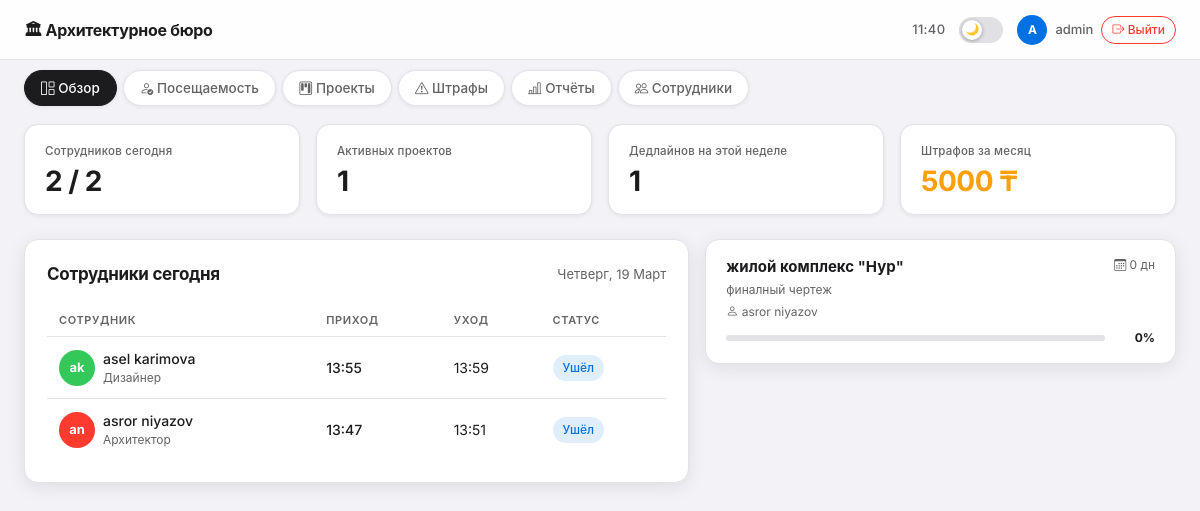
The app's page / (signed in) with its own data.
### bureau/models.py (models this page shows, shortened)
class Employee(models.Model):
    POSITION_CHOICES = [
        ('architect', 'Архитектор'),
        ('lead_architect', 'Ведущий архитектор'),
        ('designer', 'Дизайнер'),
        ('constructor', 'Конструктор'),
        ('manager', 'Менеджер'),
        ('intern', 'Стажёр'),
    ]
    user = models.OneToOneField(User, on_delete=models.CASCADE, null=True, blank=True, verbose_name='Пользователь', related_name='employee_profile')
    full_name = models.CharField(max_length=200, verbose_name='ФИО')
    position = models.CharField(max_length=50, choices=POSITION_CHOICES, verbose_name='Должность')
    avatar = models.ImageField(upload_to='avatars/', blank=True, null=True, verbose_name='Аватар')
    salary = models.DecimalField(max_digits=12, decimal_places=2, verbose_name='Оклад (тенге)')
    phone = models.CharField(max_length=20, blank=True, verbose_name='Телефон')
    email = models.EmailField(blank=True, verbose_name='Email')
    hire_date = models.DateField(default=datetime.date.today, verbose_name='Дата найма')
    is_active = models.BooleanField(default=True, verbose_name='Активен')
    created_at = models.DateTimeField(auto_now_add=True)
    def get_initials(self):
        parts = self.full_name.split()
        if len(parts) >= 2:
            return f"{parts[0][0]}{parts[1][0]}"
        return self.full_name[:2].upper()
    class Meta:
        verbose_name = 'Сотрудник'
        verbose_name_plural = 'Сотрудники'
        ordering = ['full_name']

class Attendance(models.Model):
    STATUS_CHOICES = [
        ('present', 'На месте'),
        ('late', 'Опоздание'),
        ('left', 'Ушла'),
        ('absent', 'Отсутствует'),
    ]
    employee = models.ForeignKey(Employee, on_delete=models.CASCADE, related_name='attendances', verbose_name='Сотрудник')
    date = models.DateField(default=datetime.date.today, verbose_name='Дата')
    check_in = models.TimeField(null=True, blank=True, verbose_name='Время прихода')
    check_out = models.TimeField(null=True, blank=True, verbose_name='Время ухода')
    check_in_photo = models.ImageField(upload_to='attendance_photos/', blank=True, null=True, verbose_name='Фото при приходе')
    status = models.CharField(max_length=20, choices=STATUS_CHOICES, default='absent', verbose_name='Статус')
    late_minutes = models.IntegerField(default=0, verbose_name='Опоздание (минут)')
    notes = models.TextField(blank=True, verbose_name='Примечания')
    class Meta:
        verbose_name = 'Посещаемость'
        verbose_name_plural = 'Посещаемость'
        ordering = ['-date']
        unique_together = ['employee', 'date']

class Project(models.Model):
    STATUS_CHOICES = [
        ('in_progress', 'В работе'),
        ('review', 'На проверке'),
        ('completed', 'Завершён'),
    ]
    STAGE_CHOICES = [
        ('sketch', 'Эскиз'),
        ('drawing', 'Чертёж'),
        ('approval', 'Согласование'),
        ('working_project', 'Рабочий проект'),
        ('ganplan', 'Генплан'),
        ('handover', 'Сдан'),
    ]
    name = models.CharField(max_length=300, verbose_name='Название проекта')
    description = models.TextField(blank=True, verbose_name='Описание')
    responsible = models.ForeignKey(Employee, on_delete=models.SET_NULL, null=True, related_name='projects', verbose_name='Ответственный')
    deadline = models.DateField(verbose_name='Дедлайн')
    progress = models.IntegerField(default=0, verbose_name='Прогресс (%)')
    status = models.CharField(max_length=20, choices=STATUS_CHOICES, default='in_progress', verbose_name='Статус')
    stage = models.CharField(max_length=30, choices=STAGE_CHOICES, default='sketch', verbose_name='Этап')
    created_at = models.DateTimeField(auto_now_add=True)
    updated_at = models.DateTimeField(auto_now=True)
    def days_until_deadline(self):
        today = datetime.date.today()
        delta = self.deadline - today
        return delta.days
    class Meta:
        verbose_name = 'Проект'
        verbose_name_plural = 'Проекты'
        ordering = ['deadline']

### bureau/views.py (the view)
    def _wrapped_view(request, *args, **kwargs):
        if not request.user.is_superuser:
            try:
                profile = request.user.employee_profile
                return redirect('employee_detail', pk=profile.id)
            except Employee.DoesNotExist:
                return redirect('logout')
        return view_func(request, *args, **kwargs)

### bureau/views.py (called while the page is built)
def admin_only(view_func):
    def _wrapped_view(request, *args, **kwargs):
        if not request.user.is_superuser:
            try:
                profile = request.user.employee_profile
                return redirect('employee_detail', pk=profile.id)
            except Employee.DoesNotExist:
                return redirect('logout')
        return view_func(request, *args, **kwargs)
    return _wrapped_view

### templates/bureau/overview.html (shortened to what this page needs)
{% extends "bureau/base.html" %}
{% block content %}
<div class="row g-3 mb-4">
  <div class="col-6 col-md-3">
    <div class="stat-card">
      <div class="stat-label">Сотрудников сегодня</div>
      <div class="stat-value">{{ present_today }} / {{ total_employees }}</div>
    </div>
  </div>
  <div class="col-6 col-md-3">
    <div class="stat-card">
      <div class="stat-label">Активных проектов</div>
      <div class="stat-value">{{ active_projects }}</div>
    </div>
  </div>
  <div class="col-6 col-md-3">
    <div class="stat-card">
      <div class="stat-label">Дедлайнов на этой неделе</div>
      <div class="stat-value">{{ deadlines_this_week }}</div>
    </div>
  </div>
  <div class="col-6 col-md-3">
    <div class="stat-card">
      <div class="stat-label">Штрафов за месяц</div>
      <div class="stat-value danger">{{ monthly_fines|floatformat:0 }} ₸</div>
    </div>
  </div>
</div>
<div class="row g-3">
  <div class="col-lg-7">
    <div class="card-premium">
      <div class="d-flex justify-content-between align-items-center mb-3">
        <div class="section-title mb-0">Сотрудники сегодня</div>
        <span style="font-size:13px;color:var(--text-secondary);">{{ today_date|date:"l, j F" }}</span>
      </div>
      <div class="table-scroll">
        <table class="table-premium">
          <thead>
            <tr>
              <th>Сотрудник</th>
              <th>Приход</th>
              <th>Уход</th>
              <th>Статус</th>
            </tr>
          </thead>
          <tbody>
            {% for item in attendance_list %}
            <tr>
              <td>
                <a href="/employee/{{ item.employee.id }}/" class="emp-link">
                  <div class="d-flex align-items-center gap-2">
                    <div class="avatar" data-empid="{{ item.employee.id }}">{{ item.employee.get_initials }}</div>
                    <div>
                      <div class="emp-name" style="font-weight:500;font-size:14px;">{{ item.employee.full_name }}</div>
                      <div style="font-size:12px;color:var(--text-secondary);">{{ item.employee.get_position_display }}</div>
                    </div>
                  </div>
                </a>
              </td>
              <td style="font-size:14px;font-weight:500;">
                {% if item.attendance and item.attendance.check_in %}{{ item.attendance.check_in|time:"H:i" }}{% else %}—{% endif %}
              </td>
              <td style="font-size:14px;">
                {% if item.attendance and item.attendance.check_out %}{{ item.attendance.check_out|time:"H:i" }}{% else %}—{% endif %}
              </td>
              <td>
                {% if item.attendance %}
                  {% if item.attendance.status == 'present' %}<span class="badge-status badge-present">На месте</span>
                  {% elif item.attendance.status == 'late' %}<span class="badge-status badge-late">Опоздание</span>
                  {% elif item.attendance.status == 'left' %}<span class="badge-status badge-left">Ушёл</span>
                  {% else %}<span class="badge-status badge-absent">Отсутствует</span>{% endif %}
                {% else %}<span class="badge-status badge-absent">Отсутствует</span>{% endif %}
              </td>
            </tr>
            {% empty %}
            <tr><td colspan="4" style="text-align:center;color:var(--text-secondary);padding:24px;">Нет данных</td></tr>
            {% endfor %}
          </tbody>
        </table>
      </div>
    </div>
  </div>
  <div class="col-lg-5">
    <div class="d-flex flex-column gap-3">
      {% for proj in sidebar_projects %}
      <div class="card-premium" style="padding:16px 20px;">
        <div class="d-flex justify-content-between align-items-start mb-1">
          <div>
            <div style="font-weight:650;font-size:15px;color:var(--text-primary);">{{ proj.name }}</div>
            {% if proj.description %}
            <div style="font-size:12px;color:var(--text-secondary);margin-top:2px;">{{ proj.description }}</div>
            {% endif %}
          </div>
          <span style="font-size:12px;color:var(--text-secondary);white-space:nowrap;margin-left:10px;flex-shrink:0;">
            <i class="bi bi-calendar3"></i> {{ proj.days_until_deadline }} дн
          </span>
        </div>
        {% if proj.responsible %}
        <div style="font-size:12px;color:var(--text-secondary);margin-bottom:8px;">
          <i class="bi bi-person"></i> {{ proj.responsible.full_name }}
        </div>
        {% endif %}
        <div class="d-flex align-items-center gap-2 mt-1">
          <div class="progress-bar-custom flex-grow-1">
          </div>
          <span style="font-size:12px;font-weight:700;color:var(--text-primary);min-width:42px;text-align:right;">{{ proj.progress }}%</span>
        </div>
      </div>
      {% empty %}
      <div class="card-premium" style="text-align:center;color:var(--text-secondary);">Нет активных проектов</div>
      {% endfor %}
    </div>
  </div>
</div>
{% endblock %}

### templates/bureau/base.html (shortened to what this page needs)
<!DOCTYPE html>
<html lang="ru" data-theme="light">
<head>
  <link href="https://cdn.jsdelivr.net/npm/bootstrap@5.3.2/dist/css/bootstrap.min.css" rel="stylesheet"/>
  <link href="https://cdn.jsdelivr.net/npm/bootstrap-icons@1.11.3/font/bootstrap-icons.css" rel="stylesheet"/>
</head>
<body>
  <div class="topbar">
    <div class="topbar-left">
      <span class="topbar-title">🏛 Архитектурное бюро</span>
    </div>
    <div class="topbar-right">
      <span class="topbar-time" id="live-time"></span>
      <label class="theme-toggle" title="Тёмный / светлый режим">
        <div class="track"></div>
        <div class="thumb" id="theme-thumb">🌙</div>
      </label>
      {% if user.is_authenticated %}
      <div class="topbar-user">
        <div class="u-avatar">{{ user.username|first|upper }}</div>
        <span class="u-name" style="font-size:13px;color:var(--text-secondary);">{{ user.username }}</span>
        <a href="/logout/" class="btn-logout"><i class="bi bi-box-arrow-right"></i> Выйти</a>
      </div>
      {% endif %}
    </div>
  </div>
  {% if user.is_superuser %}
  <div class="tab-nav">
    <a href="/" class="tab-btn {% if tab == 'overview' %}active{% endif %}">
      <i class="bi bi-grid-1x2"></i> Обзор
    </a>
    <a href="/attendance/" class="tab-btn {% if tab == 'attendance' %}active{% endif %}">
      <i class="bi bi-person-check"></i> Посещаемость
    </a>
    <a href="/projects/" class="tab-btn {% if tab == 'projects' %}active{% endif %}">
      <i class="bi bi-kanban"></i> Проекты
    </a>
    <a href="/fines/" class="tab-btn {% if tab == 'fines' %}active{% endif %}">
      <i class="bi bi-exclamation-triangle"></i> Штрафы
    </a>
    <a href="/reports/" class="tab-btn {% if tab == 'reports' %}active{% endif %}">
      <i class="bi bi-bar-chart-line"></i> Отчёты
    </a>
    <a href="/employees/" class="tab-btn {% if tab == 'employees' %}active{% endif %}">
      <i class="bi bi-people"></i> Сотрудники
    </a>
  </div>
  {% endif %}
  <div class="main-content">
    {% block content %}{% endblock %}
  </div>
</body>
</html>

### records on screen
Employee: employee.get_initials "ak", employee.full_name "asel karimova", employee.position "Дизайнер", attendance.check_in "13:55", attendance.check_out "13:59"
Employee: employee.get_initials "an", employee.full_name "asror niyazov", employee.position "Архитектор", attendance.check_in "13:47", attendance.check_out "13:51"
Project: name "жилой комплекс \"Нур\"", description "финалный чертеж", days_until_deadline "0", responsible.full_name "asror niyazov", progress "0"

### other values on screen
{{ user.username|first|upper }} "A"
{{ user.username }} "admin"
{{ present_today }} "2"
{{ total_employees }} "2"
{{ active_projects }} "1"
{{ deadlines_this_week }} "1"
{{ monthly_fines|floatformat:0 }} "5000"
